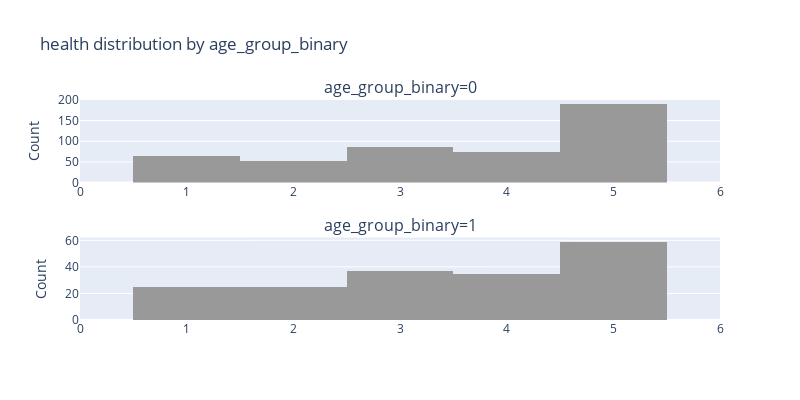

Write notebook code for a chart like this one.
### Code cell
fig = create_step_2_hist(new_df, feature_name='age_group_binary', target_name='health')
fig.show()

### Figure 1 — Plotly figure (JSON) as saved in the notebook; plotly's stock layout.template omitted (floating-point values rounded to 4 significant figures; data arrays with more than 128 entries replaced by an {"elided": "..."} marker saying what was removed)
{"data": [{"marker": {"color": "#999999"}, "name": "0", "showlegend": false, "type": "histogram", "x": {"elided": "468 int values"}, "xaxis": "x", "yaxis": "y"}, {"marker": {"color": "#999999"}, "name": "1", "showlegend": false, "type": "histogram", "x": {"elided": "181 int values"}, "xaxis": "x2", "yaxis": "y2"}], "layout": {"annotations": [{"font": {"size": 16}, "showarrow": false, "text": "age_group_binary=0", "x": 0.5, "xanchor": "center", "xref": "paper", "y": 1, "yanchor": "bottom", "yref": "paper"}, {"font": {"size": 16}, "showarrow": false, "text": "age_group_binary=1", "x": 0.5, "xanchor": "center", "xref": "paper", "y": 0.375, "yanchor": "bottom", "yref": "paper"}], "height": 400, "legend": {"title": {"text": "age_group_binary"}}, "title": {"text": "health distribution by age_group_binary"}, "width": 800, "xaxis": {"anchor": "y", "domain": [0, 1], "range": [0, 6]}, "xaxis2": {"anchor": "y2", "domain": [0, 1], "range": [0, 6]}, "yaxis": {"anchor": "x", "domain": [0.625, 1], "title": {"text": "Count"}}, "yaxis2": {"anchor": "x2", "domain": [0, 0.375], "title": {"text": "Count"}}}}
